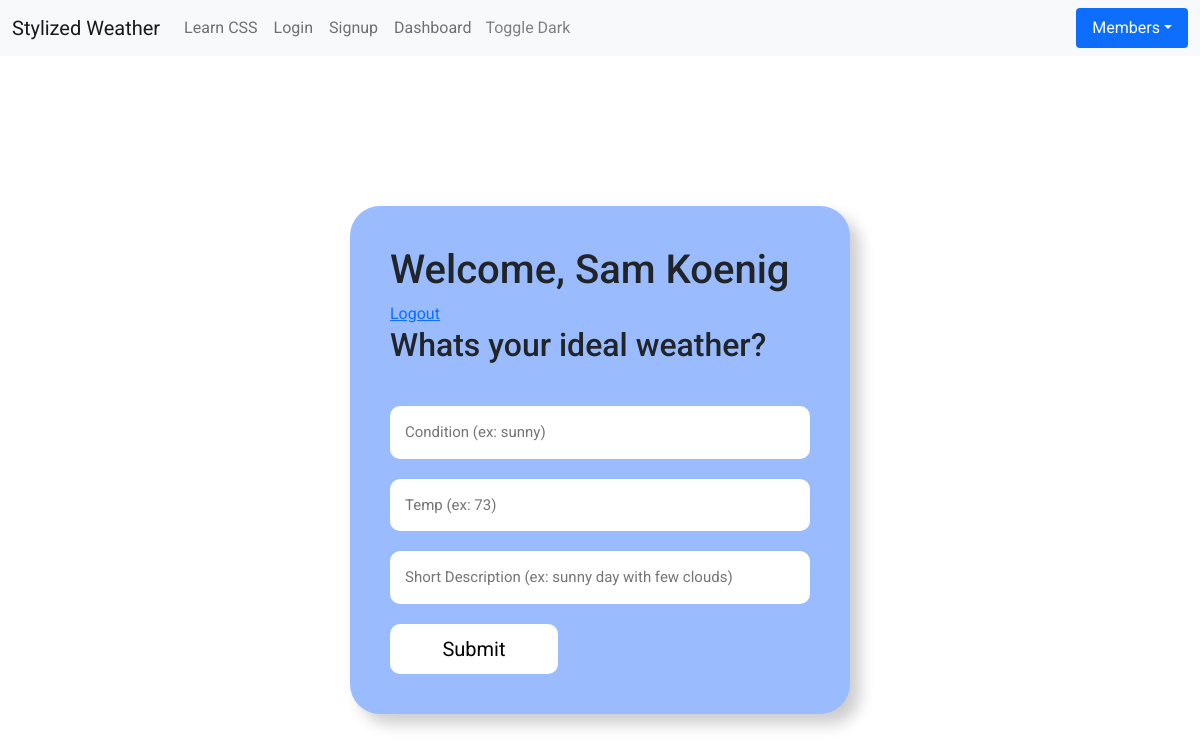
/dashboard (signed in), run on an earlier commit of the app's database.
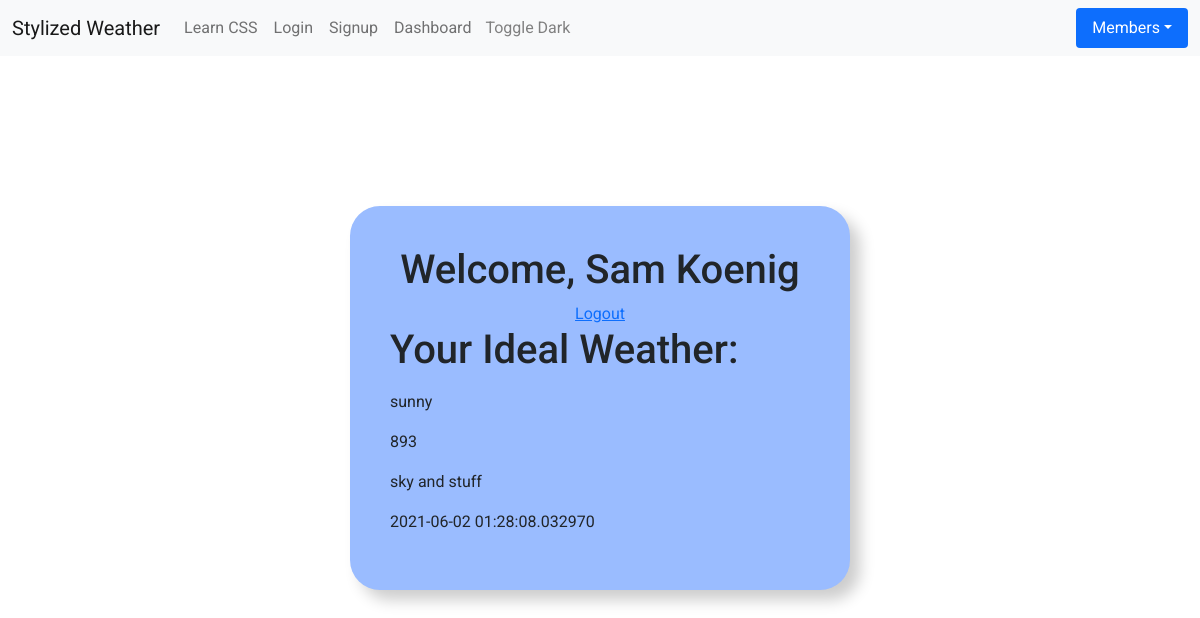
And on a later commit of the database.
### models.py (models this page shows, shortened)
class User(UserMixin, db.Model):
    id = db.Column(db.Integer, primary_key=True)
    username = db.Column(db.String(15), unique=True)
    email = db.Column(db.String(50), unique=True)
    password = db.Column(db.String(80))
    ideal_weather = db.relationship('IdealWeather', backref='author')

class IdealWeather(db.Model):
    id = db.Column(db.Integer, primary_key=True)
    condition = db.Column(db.String(100), nullable=False)
    temp = db.Column(db.Integer)
    desc = db.Column(db.Text, nullable=False)
    date_added = db.Column(db.DateTime, nullable=False, default=datetime.utcnow)
    user_id = db.Column(db.Integer, db.ForeignKey('user.id'), nullable=False)

### routes/team/auth.py (the view)
@auth.route('/dashboard', methods=['GET', 'POST'])
@login_required
def dashboard():
    record = False
    user = User.query.filter_by(username=current_user.username).first()
    user_weather = user.ideal_weather
    if user_weather:
        condition = user_weather[0].condition
        temp = user_weather[0].temp
        desc =user_weather[0].desc
        date =user_weather[0].date_added
        record = True
        return render_template('dashboard.html', name=current_user.username, condition=condition, temp=temp, desc=desc, date=date, record=record)
    else:
        return render_template('dashboard.html', name=current_user.username, record=record)

### routes/team/auth.py (called while the page is built)
@login_manager.user_loader
def load_user(user_id):
	return User.query.get(int(user_id))

### templates/dashboard.html (shortened to what this page needs)
{% extends "base.html" %} {% block content %}
{% if record %}
<div class="login-box">
  <center><h1>Welcome, {{ name }}</h1>
  <a href="{{ url_for('auth.logout') }}">Logout</a></center>
  <h1>Your Ideal Weather:</h1>
  <p>{{condition}}</p>
  <p>{{temp}}</p>
  <p>{{desc}}</p>
  <p>{{date}}</p>
</div>
{% else %}
<div class="login-box">
  <h1>Welcome, {{ name }}</h1><a href="{{ url_for('auth.logout') }}">Logout</a>
  <h2>Whats your ideal weather?</h2>
  <form action="{{ url_for('auth.handle_data') }}" method="POST">
    <br><input
      type="text"
      name="condition"
      required
      placeholder="Condition (ex: sunny)"
      class="weather-input"
    />
    <br><input type="number" name="temp" required placeholder="Temp (ex: 73)" class="weather-input" />
    <br><input
      type="text"
      name="desc"
      required
      placeholder="Short Description (ex: sunny day with few clouds)"
      class="weather-input"
    />
    <br><input class="btn2" style="margin-top:10px;" type="submit" />
  </form>
</div>
{% endif %} {% endblock content %}

### templates/base.html (shortened to what this page needs)
<!DOCTYPE html>
<html lang="en">
  <head>
    <link
      href="https://cdn.jsdelivr.net/npm/bootstrap@5.0.0/dist/css/bootstrap.min.css"
      rel="stylesheet"
    />
    <link
      rel="stylesheet"
      href="https://pro.fontawesome.com/releases/v5.10.0/css/all.css"
    />
    <link rel="stylesheet" href="../static/css/index.css">
  </head>
  <body>
    <div>
      <nav class="navbar navbar-expand-lg navbar-light bg-light">
        <div class="container-fluid">
          <a href="/" class="navbar-brand" href="#">Stylized Weather</a>
          <div class="collapse navbar-collapse" id="navbarNavAltMarkup">
            <div class="navbar-nav">
              <a class="nav-link" href="/learn_css">Learn CSS</a>
              <a class="nav-link" href="/login">Login</a>
              <a class="nav-link" href="/signup">Signup</a>
              <a class="nav-link" href="/dashboard">Dashboard</a>
              <button id="dark-mode-toggle" class="dark-mode-toggle">Toggle Dark</button>
            </div>
          </div>
          <ul class="nav nav-pills">
            <li class="nav-item dropdown">
              <a
                class="nav-link dropdown-toggle active"
                data-bs-toggle="dropdown"
                href="#"
                role="button"
                aria-expanded="false"
                >Members</a
              >
            </li>
          </ul>
        </div>
      </nav>
    </div>
    {% block content %} {% endblock %}
  </body>
</html>

### static/css/index.css (style rules this page uses)
* { font-family: 'Roboto', sans-serif; }
.login-box { margin: auto; width: 500px; top:150px; position: relative; background: #9abcff; padding: 40px; border-radius: 30px; box-shadow: 10px 10px 15px rgba(0, 0, 0, .2); border-width: 10px; overflow: hidden; }
*, *::before, *::after { box-sizing: border-box; }
:root { --light: #9abcff; --dark: #353535; --foreground: var(--light); --background: var(--dark); }
.dark-mode-toggle { border:none; background-color:transparent; color: gray; }

What changed in the data, as far as the page shows it:
added IdealWeather: condition "sunny", temp "893", desc "sky and stuff", date_added "2021-06-02 01:28:08.032970"
Also different on the page:
text no longer shown: "Whats your ideal weather?"
text now shown: "Your Ideal Weather:"
